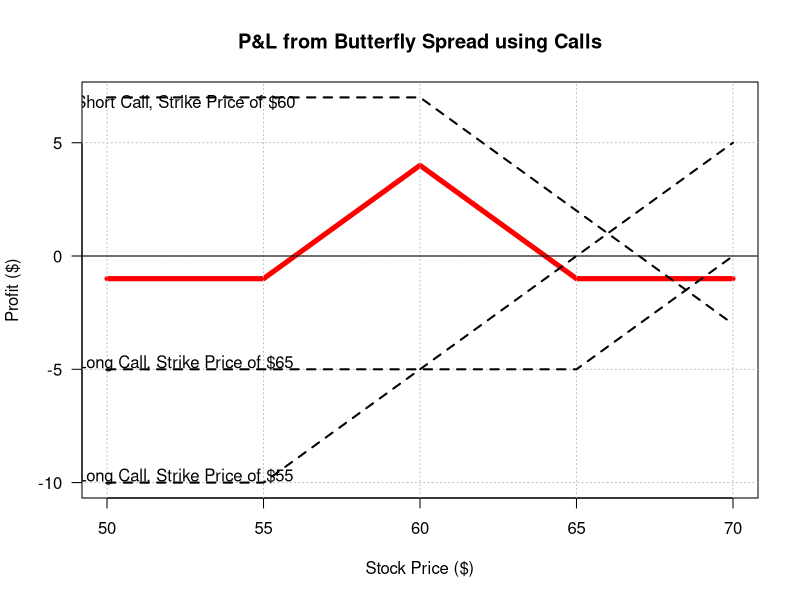

Here is the R script that generated this plot:
spread.butterfly.call <- function(k1, k2, k3, c1, c2, c3){ # Butterfly of Calls
  
  if (isTRUE(k1 >= k2) && isTRUE(k2 >= k3) && isTRUE(k1 >= k3))
    
    { message("Incorrect values of strike prices") }
  
  else { # if strike prices are fine, lets us define calls
    
    L1 <- rbind(cbind(seq(k1 - 5, k1, 1), -c1),
               cbind(seq(k1 + 1, k3 + 5, 1), seq(k1 - k3 + 1, k2 - k1, 1)))
    
    L2 <- rbind(cbind(seq(k1 - 5, k3, 1), -c3),
                cbind(seq(k3 + 1, k3 + 5, 1), seq(1, k3 - k2, 1) - 5))
    
    S <- rbind(cbind(seq(k1 - 5, k2, 1), c2),
               cbind(seq(k2 + 1, k3 + 5, 1), c2 - seq(1, k3 - k1, 1)))
    
    g <- c("First Long Call", "Short Call", "Second Long Call", "Stock Price")
    f <- list(L1, S, L2) # Assign Column names to pay-off of Calls
    for (n in 1:3){ colnames(f[[n]]) = c(g[4], sprintf("Profit from %s",g[n]))}
    
    DF <- merge(f[[1]], f[[2]], by = g[4]) # Merge 
    DF <- merge(DF, f[[3]], by = g[4]) 
    
    DF$`Total Payoff` <- DF[,2] + 2 * DF[,3] + DF[,4] # Total pay-off
    
    plot(x = DF[,1], y = DF[,5], las = 1, ylab = "Profit ($)", type = "l",
         xlab = "Stock Price ($)", ylim = c(min(DF[,2:5]), max(DF[,2:5])),
         main = "P&L from Butterfly Spread using Calls", lwd = 5, col = "red")
    
    grid(nx = NULL, ny = NULL, col = "grey", lty = 3) # grid
    
    abline(h = 0) # Break Even line
    
    for (n in 2:4){ lines(x = DF[,1], y = DF[,n], lwd = 2, lty = 2,) }
    
    text(x = k1 - 2.5, y = c2 - 0.25,
         sprintf("Short Call, Strike Price of $%s", k2)) # Short Call
    text(x = k1 - 2.5, y = 0.25 - c1,
         sprintf("Long Call, Strike Price of $%s", k1)) # First Long Call
    text(x = k1 - 2.5, y = 0.25 - c3,
         sprintf("Long Call, Strike Price of $%s", k3)) # Second Long Call
    
    DF } # Display data frame of pay-offs
}
spread.butterfly.call(55, 60, 65, 10, 7, 5) # Test
